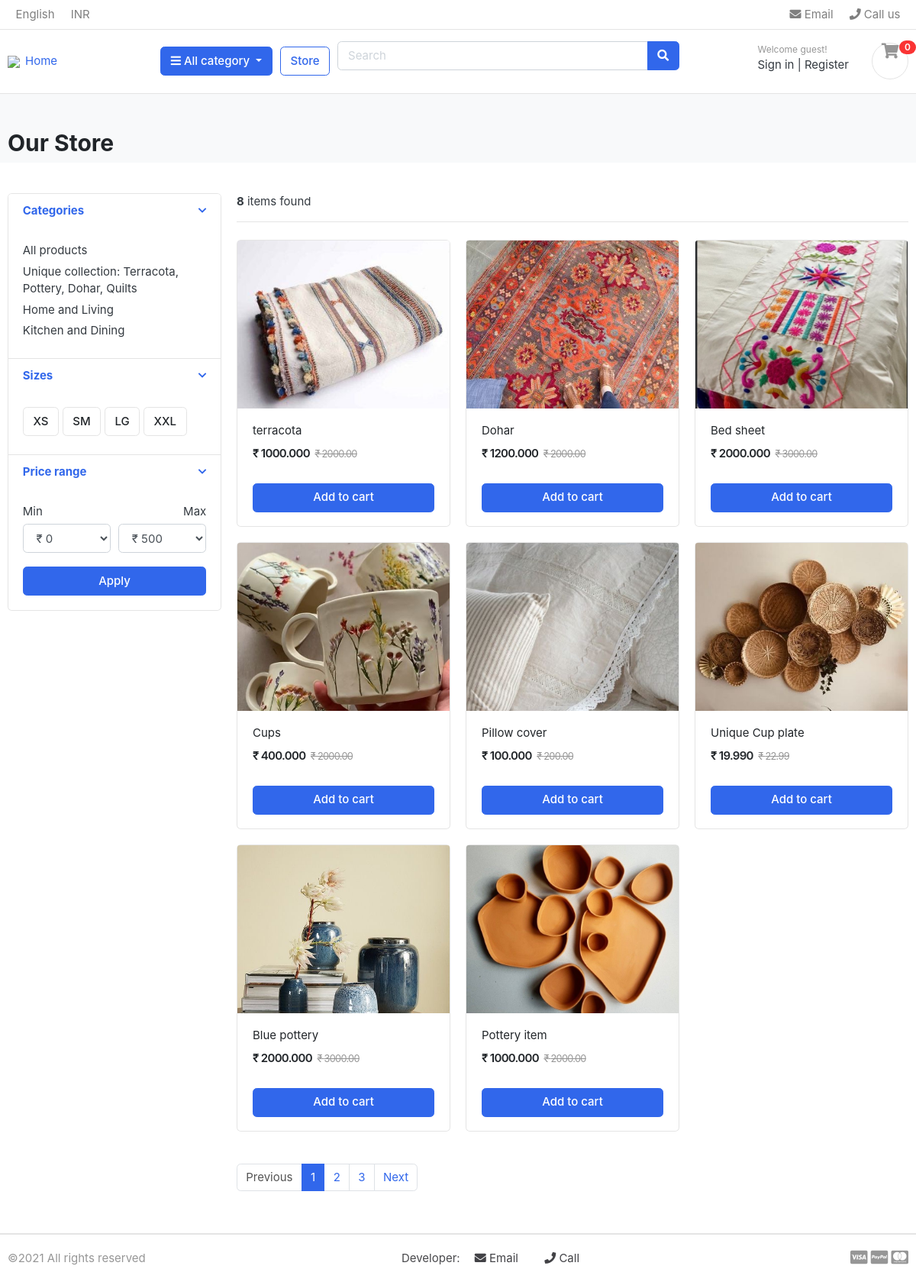
The app's page /shop/ with its own data.
### all_category/models.py (models this page shows, shortened)
class Category(models.Model):
    category_name = models.CharField(max_length=100,unique=True)
    slug = models.SlugField(max_length=100,unique=True)
    category_img = models.ImageField(upload_to="photos/category",blank =True)
    description = models.TextField(max_length=300,blank = True)
    class Meta:
        verbose_name = "category"
        verbose_name_plural = "categories"
    def get_url(self):
        return reverse('products_by_category',args = [self.slug])

### shop/models.py (models this page shows, shortened)
class Product(models.Model):
    items = models.CharField(max_length=120)
    slug = models.SlugField(max_length=100, unique=True)
    price = models.DecimalField(max_digits=10,decimal_places=2)
    discounted_price = models.DecimalField(max_digits=10,decimal_places=3)
    description = models.TextField()
    image = models.ImageField(max_length=300,upload_to="product_images")
    stock = models.IntegerField(default=0)
    is_available = models.BooleanField(default=True)
    category = models.ForeignKey(Category, on_delete=models.CASCADE)
    created_date = models.DateTimeField(auto_now=True)
    modified_date = models.DateTimeField(auto_now=True)

### shop/views.py (the view)
# urls.py: path("",views.shop,name="shop"),
def shop(request,category_slug= None):
    categories = None
    products = None
    if category_slug !=None:
        categories = get_object_or_404(Category,slug = category_slug )
        products = Product.objects.filter(category = categories,is_available = True)
        product_count = products.count()
    else:
        products = Product.objects.all().filter(is_available=True)
        product_count = products.count()
    context = {"products":products,"product_count":product_count}
    return render(request, "shop/shop.html",context)

### all_category/context_processors.py (called while the page is built)
def menu_links(request):
    links = Category.objects.all()
    return dict(links = links)

### shop/templates/shop/shop.html (shortened to what this page needs)
{%extends 'base.html' %} {%load static%} {%block content%}
<section class="section-pagetop bg" style= "height: 5px;">
  <div class="container" style= "height: 5px;">
    <h2 class="title-page">Our Store</h2>
  </div>
</section>
<section class="section-content padding-y">
  <div class="container">
    <div class="row">
      <aside class="col-md-3">
        <div class="card">
          <article class="filter-group">
            <header class="card-header">
              <a
                href="#"
                data-toggle="collapse"
                data-target="#collapse_1"
                aria-expanded="true"
                class=""
              >
                <i class="icon-control fa fa-chevron-down"></i>
                <h6 class="title">Categories</h6>
              </a>
            </header>
            <div class="filter-content collapse show" id="collapse_1" >
              <div class="card-body">
                <ul class="list-menu">
                  <li><a href="{% url 'shop' %}">All products </a></li>
                  {% for category in links %}
                  <li><a href="{{category.get_url }}">{{category.category_name}} </a></li>
                  {%endfor%}
                </ul>
              </div>
            </div>
          </article>
          <article class="filter-group">
            <header class="card-header">
              <a
                href="#"
                data-toggle="collapse"
                data-target="#collapse_4"
                aria-expanded="true"
                class=""
              >
                <i class="icon-control fa fa-chevron-down"></i>
                <h6 class="title">Sizes</h6>
              </a>
            </header>
            <div class="filter-content collapse show" id="collapse_4" >
              <div class="card-body">
                <label class="checkbox-btn">
                  <span class="btn btn-light"> XS </span>
                </label>
                <label class="checkbox-btn">
                  <span class="btn btn-light"> SM </span>
                </label>
                <label class="checkbox-btn">
                  <span class="btn btn-light"> LG </span>
                </label>
                <label class="checkbox-btn">
                  <span class="btn btn-light"> XXL </span>
                </label>
              </div>
            </div>
          </article>
          <article class="filter-group">
            <header class="card-header">
              <a
                href="#"
                data-toggle="collapse"
                data-target="#collapse_3"
                aria-expanded="true"
                class=""
              >
                <i class="icon-control fa fa-chevron-down"></i>
                <h6 class="title">Price range</h6>
              </a>
            </header>
            <div class="filter-content collapse show" id="collapse_3" >
              <div class="card-body">
                <div class="form-row">
                  <div class="form-group col-md-6">
                    <label>Min</label>
                    <select class="mr-2 form-control">
                      <option value="0">&#8377 0</option>
                    </select>
                  </div>
                  <div class="form-group text-right col-md-6">
                    <label>Max</label>
                    <select class="mr-2 form-control">
                      <option value="50">&#8377 500</option>
                    </select>
                  </div>
                </div>
                <button class="btn btn-block btn-primary">Apply</button>
              </div>
            </div>
          </article>
        </div>
      </aside>
      <main class="col-md-9">
        <header class="border-bottom mb-4 pb-3">
          <div class="form-inline">
            <span class="mr-md-auto"> <b>{{product_count}}</b> items found  </span>
          </div>
        </header>
        <div class="row">
          {%for product in products%}
          <div class="col-md-4">
            <figure class="card card-product-grid">
              <div class="img-wrap">
                <img style="width: 100%;" src="{{product.image.url}}" />
              </div>
              <figcaption class="info-wrap">
                <div class="fix-height">
                  <a href="./product-detail.html" class="title"
                    >{{product.items}}</a
                  >
                  <div class="price-wrap mt-2">
                    <span class="price">&#8377 {{product.discounted_price}}</span>
                    <del class="price-old">&#8377 {{product.price}}</del>
                  </div>
                </div>
                <a href="#" class="btn btn-block btn-primary">Add to cart </a>
              </figcaption>
            </figure>
          </div>
          {%endfor%}
        </div>
        <nav class="mt-4" aria-label="Page navigation sample">
          <ul class="pagination">
            <li class="page-item disabled">
              <a class="page-link" href="#">Previous</a>
            </li>
            <li class="page-item active">
              <a class="page-link" href="#">1</a>
            </li>
            <li class="page-item"><a class="page-link" href="#">2</a></li>
            <li class="page-item"><a class="page-link" href="#">3</a></li>
            <li class="page-item"><a class="page-link" href="#">Next</a></li>
          </ul>
        </nav>
      </main>
    </div>
  </div>
</section>
{%endblock%}

### shop/templates/base.html (shortened to what this page needs)
{% load static %}
<html lang="en">
  <head>
    <link
      href='{% static "css/bootstrap.css" %}'
      rel="stylesheet"
      type="text/css"
    />
    <link
      href='{% static "fonts/fontawesome/css/all.min.css" %}'
      type="text/css"
      rel="stylesheet"
    />
    <link href='{%static "css/ui.css" %}' rel="stylesheet" type="text/css" />
    <link
      href='{% static "css/responsive.css" %}'
      rel="stylesheet"
      media="only screen and (max-width: 1200px)"
    />
  </head>
  <body>
    {%include 'includes/navbar.html'%} {% block content %} {%endblock%}
    {%include 'includes/footer.html' %}
  </body>
</html>

### shop/templates/includes/navbar.html (shortened to what this page needs)
{%load static%}
<header class="section-header">
  <nav class="navbar p-md-0 navbar-expand-sm navbar-light border-bottom">
    <div class="container">
      <div class="collapse navbar-collapse" id="navbarTop4">
        <ul class="navbar-nav mr-auto">
          <li class="nav-item dropdown">
            <a href="#" class="nav-link"> English </a>
          </li>
          <li class="nav-item dropdown">
            <a href="#" class="nav-link"> INR </a>
          </li>
        </ul>
        <ul class="navbar-nav">
          <li>
            <a href="mailto:sonchiriyahelp@gmail.com" class="nav-link">
              <i class="fa fa-envelope"></i>
              Email
            </a>
          </li>
          <li>
            <a href="tel: +91-9717889298" class="nav-link">
              <i class="fa fa-phone"></i> Call us
            </a>
          </li>
        </ul>
      </div>
    </div>
  </nav>
  <section class="header-main border-bottom">
    <div class="container">
      <div class="row align-items-center">
        <div class="col-lg-2 col-md-3 col-6">
          <a href="./" class="brand-wrap">
            <img class="logo" src="{%static 'images/chiriyaji.jpg' %}" />Home
          </a>
        </div>
        <div class="col-lg col-sm col-md col-6 flex-grow-0">
          <div class="category-wrap dropdown d-inline-block float-right">
            <button
              type="button"
              class="btn btn-primary dropdown-toggle"
              data-toggle="dropdown"
            >
              <i class="fa fa-bars"></i> All category
            </button>
          </div>
        </div>
        <a href="./store.html" class="btn btn-outline-primary">Store</a>
        <div class="col-lg col-md-6 col-sm-12 col">
          <form action="#" class="search">
            <div class="input-group w-100">
              <input
                type="text"
                class="form-control"
                style="width: 60%; margin: auto; padding: auto"
                placeholder="Search"
              />
              <div class="input-group-append">
                <button class="btn btn-primary" type="submit">
                  <i class="fa fa-search"></i>
                </button>
              </div>
            </div>
          </form>
        </div>
        <div class="col-lg-3 col-sm-6 col-8 order-2 order-lg-3">
          <div class="d-flex justify-content-end mb-3 mb-lg-0">
            <div class="widget-header">
              <small class="title text-muted">Welcome guest!</small>
              <div>
                <a href="./signin.html">Sign in</a>
                <span class="dark-transp"> | </span>
                <a href="./register.html"> Register</a>
              </div>
            </div>
            <a href="./cart.html" class="widget-header pl-3 ml-3">
              <div class="icon icon-sm rounded-circle border">
                <i class="fa fa-shopping-cart"></i>
              </div>
              <span class="badge badge-pill badge-danger notify">0</span>
            </a>
          </div>
        </div>
      </div>
    </div>
  </section>
</header>

### shop/templates/includes/footer.html
{%load static%}
<footer class="section-footer border-top">
  <div class="container">
    <section class="footer-bottom border-top row">
      <div class="col-md-3">
        <p class="text-muted">&copy2021 All rights reserved</p>
      </div>
      <div
        class="col-md-7 text-md-center"
        style="color: rgb(72, 72, 75); display: inline"
      >
        Developer:<a
          href="mailto:subhanshut4@gmail.com"
          class="nav-link"
          style="display: inline; color: rgb(66, 66, 70)"
        >
          <i class="fa fa-envelope"></i>
          Email
        </a>
        <a
          href="tel:+91-8928048052"
          class="nav-link"
          style="display: inline; color: rgb(66, 66, 70)"
        >
          <i class="fa fa-phone"></i>
          Call
        </a>
      </div>
      <div class="col-md-2 text-md-right text-muted">
        <i class="fab fa-lg fa-cc-visa"></i>
        <i class="fab fa-lg fa-cc-paypal"></i>
        <i class="fab fa-lg fa-cc-mastercard"></i>
      </div>
    </section>
  </div>
</footer>

### shop/static/css/ui.css (style rules this page uses)
html { font-family: "Inter", sans-serif; font-size: 15px; }
.img-wrap { text-align: center; display: block; }
.img-wrap img { max-width: 100%; }
.price-wrap { letter-spacing: -0.7px; }
.icon-xs, .icon-sm, .icon-md, .icon-lg { display: inline-block; text-align: center; flex-shrink: 0; flex-grow: 0; }
.icon-sm { width: 48px; height: 48px; line-height: 48px !important; font-size: 20px; }
.padding-y { padding-top: 40px; padding-bottom: 40px; }
figure { margin-bottom: 0; }
article:after, .form-group:after { display: block; clear: both; content: ""; }
.bg { background-color: #f8f9fa; }
.title-page { color: #212529; }
p:last-child { margin-bottom: 0; }
.header-main { position: relative; padding-top: 1rem; padding-bottom: 1rem; }
.brand-wrap .logo, .navbar-brand .logo { margin-right: 7px; max-height: 42px; display: inline-block; }
.widget-header { display: inline-block; vertical-align: middle; position: relative; }
.widget-header a { color: #343a40; }
.widget-header i { color: #969696; }
.widget-header .title { display: block; }
.widget-header .notify { position: absolute; top: -3px; right: -10px; }
.footer-bottom { padding-top: 20px; padding-bottom: 20px; }
.btn-light { background-color: #fff; border-color: #e4e4e4; }
[class*=list-] li:after { visibility: hidden; display: block; content: ""; overflow: hidden; height: 0; clear: both; }
.list-menu { list-style: none; margin: 0; padding-left: 0; }
.list-menu li { margin-bottom: 5px; }
.list-menu a { color: #343a40; }
[class*=card-product] a.title { color: #212529; display: block; }
[class*=card-product] .img-wrap { overflow: hidden; position: relative; }
[class*=card-product] .img-wrap img { height: 100%; max-width: 100%; width: auto; display: inline-block; -o-object-fit: cover; object-fit: cover; }
.card-product-grid { margin-bottom: 20px; }
.card-product-grid .img-wrap { border-radius: 0.2rem 0.2rem 0 0; height: 220px; }
.card-product-grid .info-wrap { overflow: hidden; padding: 18px 20px; }
.card-product-grid .fix-height { height: 80px; overflow: hidden; }
.card .img-wrap { overflow: hidden; }
.notify { position: absolute; top: -4px; right: -10px; display: inline-block; padding: 0.25em 0.6em; font-size: 12px; line-height: 1; text-align: center; border-radius: 3rem; color: #fff; background-color: #fa3434; }
.price { font-weight: 600; color: #212529; }
.price-old { color: #969696; margin-left: 3px; font-size: 85%; }
.icon-control { margin-top: 5px; float: right; font-size: 80%; }
.card-header .title { margin-bottom: 0; line-height: 1.5; }
.filter-group { border-bottom: 1px solid #e4e4e4; }
.filter-group .card-header { border-bottom: 0; }
.filter-group:last-child { border-bottom: 0; }
.checkbox-btn { position: relative; }
.section-pagetop { padding: 45px 0; }

### records on screen
Category: category_name "Unique collection: Terracota, Pottery, Dohar, Quilts"
Category: category_name "Home and Living"
Category: category_name "Kitchen and Dining"
Product: image (picture), items "terracota", discounted_price "1000.000", price "2000.00"
Product: image (picture), items "Dohar", discounted_price "1200.000", price "2000.00"
Product: image (picture), items "Bed sheet", discounted_price "2000.000", price "3000.00"
Product: image (picture), items "Cups", discounted_price "400.000", price "2000.00"
Product: image (picture), items "Pillow cover", discounted_price "100.000", price "200.00"
Product: image (picture), items "Unique Cup plate", discounted_price "19.990", price "22.99"
Product: image (picture), items "Blue pottery", discounted_price "2000.000", price "3000.00"
Product: image (picture), items "Pottery item", discounted_price "1000.000", price "2000.00"

### other values on screen
{{ product_count }} "8"
